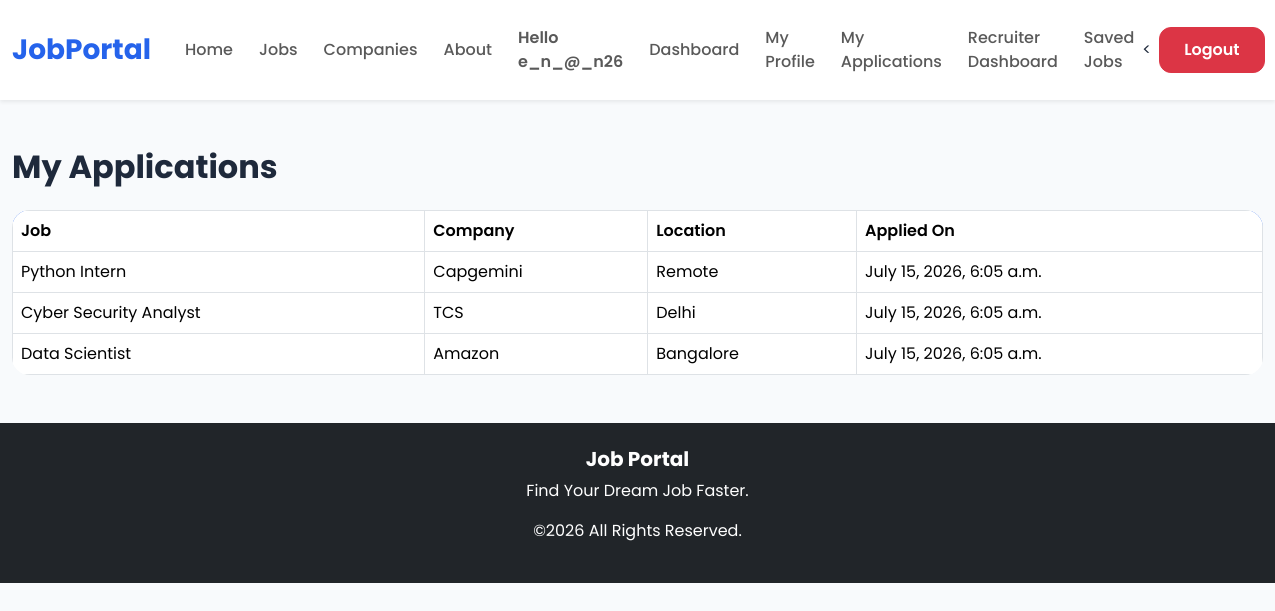
The page /applications/my-applications/ (signed in) on the database its author committed.
### applications/models.py (models this page shows, shortened)
class Application(models.Model):
    STATUS_CHOICES = [
        ("Pending", "Pending"),
        ("Reviewed", "Reviewed"),
        ("Shortlisted", "Shortlisted"),
        ("Rejected", "Rejected"),
        ("Selected", "Selected"),
    ]
    candidate = models.ForeignKey(
        User,
        on_delete=models.CASCADE
    )
    job = models.ForeignKey(
        Job,
        on_delete=models.CASCADE
    )
    cover_letter = models.TextField(blank=True)
    status = models.CharField(
        max_length=20,
        choices=STATUS_CHOICES,
        default="Pending"
    )
    applied_at = models.DateTimeField(auto_now_add=True)
    class Meta:
        unique_together = ("candidate", "job")

### jobs/models.py (models this page shows, shortened)
class Job(models.Model):
    class EmploymentType(models.TextChoices):
        FULL_TIME = "full_time", "Full Time"
        PART_TIME = "part_time", "Part Time"
        CONTRACT = "contract", "Contract"
        INTERNSHIP = "internship", "Internship"
    title = models.CharField(max_length=200)
    company = models.ForeignKey(Company,on_delete=models.CASCADE)
    location = models.CharField(max_length=200)
    salary = models.CharField(max_length=100)
    description = models.TextField()
    employment_type = models.CharField(
        max_length=20,
        choices=EmploymentType.choices,
        default=EmploymentType.FULL_TIME,
    )
    is_active = models.BooleanField(default=True)
    created_at = models.DateTimeField(auto_now_add=True)
    updated_at = models.DateTimeField(default=timezone.now)
    class Meta:
        ordering = ["-created_at"]

class Company(models.Model):
    name = models.CharField(max_length=200)
    logo = models.ImageField(
        upload_to="company_logo/",
        blank=True,
        null=True
    )
    website = models.URLField(
        blank=True,
        null=True
    )
    email = models.EmailField(
        blank=True,
        null=True
    )
    location = models.CharField(
        max_length=200,
        blank=True,
        null=True
    )
    description = models.TextField(
        blank=True,
        null=True
    )
    def __str__(self):
        return self.name

### applications/views.py (the view)
@login_required
def my_applications(request):
    applications = Application.objects.filter(
        candidate=request.user
    ).select_related("job")
    return render(
        request,
        "applications/my_applications.html",
        {
            "applications": applications
        }
    )

### templates/applications/my_applications.html (shortened to what this page needs)
{% extends "base.html" %}
{% block content %}
<div class="container mt-5">
    <h2 class="mb-4">
        My Applications
    </h2>
    {% if applications %}
    <table class="table table-bordered">
        <thead>
            <tr>
                <th>Job</th>
                <th>Company</th>
                <th>Location</th>
                <th>Applied On</th>
            </tr>
        </thead>
        <tbody>
            {% for app in applications %}
            <tr>
                <td>{{ app.job.title }}</td>
                <td>{{ app.job.company }}</td>
                <td>{{ app.job.location }}</td>
                <td>{{ app.applied_at }}</td>
            </tr>
            {% endfor %}
        </tbody>
    </table>
    {% else %}
    <div class="alert alert-info">
        You have not applied for any jobs yet.
    </div>
    {% endif %}
</div>
{% endblock %}

### templates/base.html (shortened to what this page needs)
{% load static %}
<!DOCTYPE html>
<html lang="en">
<head>
<link href="https://cdn.jsdelivr.net/npm/bootstrap@5.3.3/dist/css/bootstrap.min.css" rel="stylesheet">
<link rel="stylesheet"
href="https://cdn.jsdelivr.net/npm/bootstrap-icons@1.11.3/font/bootstrap-icons.min.css">
<link rel="stylesheet"
href="https://cdnjs.cloudflare.com/ajax/libs/font-awesome/6.6.0/css/all.min.css">
<link rel="stylesheet"
href="{% static 'css/style.css' %}">
</head>
<body>
<nav class="navbar navbar-expand-lg bg-white shadow-sm sticky-top">
<div class="container">
<a class="navbar-brand fw-bold fs-3" href="/">
<span style="color:#2563eb;">Job</span>Portal
</a>
<div
class="collapse navbar-collapse"
id="nav">
<ul class="navbar-nav ms-auto align-items-center">
<li class="nav-item">
<a class="nav-link" href="/">Home</a>
</li>
<li class="nav-item">
<a class="nav-link" href="/jobs/">Jobs</a>
</li>
<li class="nav-item">
<a class="nav-link" href="/companies/">Companies</a>
</li>
<li class="nav-item">
<a class="nav-link" href="#">About</a>
</li>
{% if user.is_authenticated %}
<li class="nav-item">
<span class="nav-link fw-semibold">
Hello {{ user.username }}
</span>
</li>
<li class="nav-item">
    <a class="nav-link" href="{% url 'dashboard' %}">
        Dashboard
    </a>
</li>
<li class="nav-item">
<li class="nav-item">
<a class="nav-link"
href="{% url 'profile' %}">
My Profile
</a>
</li>
<li class="nav-item">
<a class="nav-link"
href="{% url 'my_applications' %}">
My Applications
</a>
</li>
{% if user.is_staff %}
<li class="nav-item">
    <a class="nav-link"
       href="{% url 'admin_dashboard' %}">
        Recruiter Dashboard
    </a>
</li>
{% endif %}
</li>
<li class="nav-item">
    <a class="nav-link" href="{% url 'saved_jobs' %}">
        Saved Jobs
    </a>
</li>
<<li class="nav-item ms-2">
    <a class="btn btn-danger"
       href="{% url 'logout' %}">
        Logout
    </a>
</li>
{% endif %}
</ul>
</div>
</div>
</nav>
{% block content %}
{% endblock %}
<footer class="bg-dark text-white mt-5">
<div class="container text-center py-4">
<h5>Job Portal</h5>
<p>Find Your Dream Job Faster.</p>
<p>©2026 All Rights Reserved.</p>
</div>
</footer>
</body>
</html>

### static/css/style.css (style rules this page uses)
* { margin:0; padding:0; box-sizing:border-box; font-family:'Poppins',sans-serif; }
html { scroll-behavior:smooth; }
body { font-family:'Inter',sans-serif; background:var(--bg); color:var(--text); overflow-x:hidden; }
a { text-decoration:none; transition:all .3s ease; }
:root { --primary:#2563eb; --secondary:#7c3aed; --accent:#06b6d4; --bg:#f8fafc; --card:#ffffff; --text:#1e293b; --muted:#64748b; --radius:18px; --shadow: 0 10px 30px rgba(0,0,0,.08); }
h1,h2,h3,h4,h5,h6 { font-family:'Poppins',sans-serif; font-weight:700; }
a { text-decoration:none; transition:.3s; }
.container { max-width:1280px; }
.table { background:white; border-radius:18px; overflow:hidden; }
.table thead { background:#2563eb; color:white; }
.table tbody tr { transition:.3s; }
.table th { font-weight:600; }
.navbar { background:white; box-shadow:0 10px 25px rgba(0,0,0,.05); padding:18px 0; }
.navbar-brand { font-size:32px; font-weight:800; color:#2563eb!important; }
.nav-link { font-weight:500; margin-left:10px; transition:.3s; }
.btn { border-radius:12px; padding:10px 24px; font-weight:600; transition:.35s; }

### rows shown on the page
Application: job "Python Intern", job.company "Capgemini", job.location "Remote", applied_at "July 15, 2026, 6:05 a.m."
Application: job "Cyber Security Analyst", job.company "TCS", job.location "Delhi", applied_at "July 15, 2026, 6:05 a.m."
Application: job "Data Scientist", job.company "Amazon", job.location "Bangalore", applied_at "July 15, 2026, 6:05 a.m."

### other values the page prints
{{ user.username }} "e_n_@_n26"
